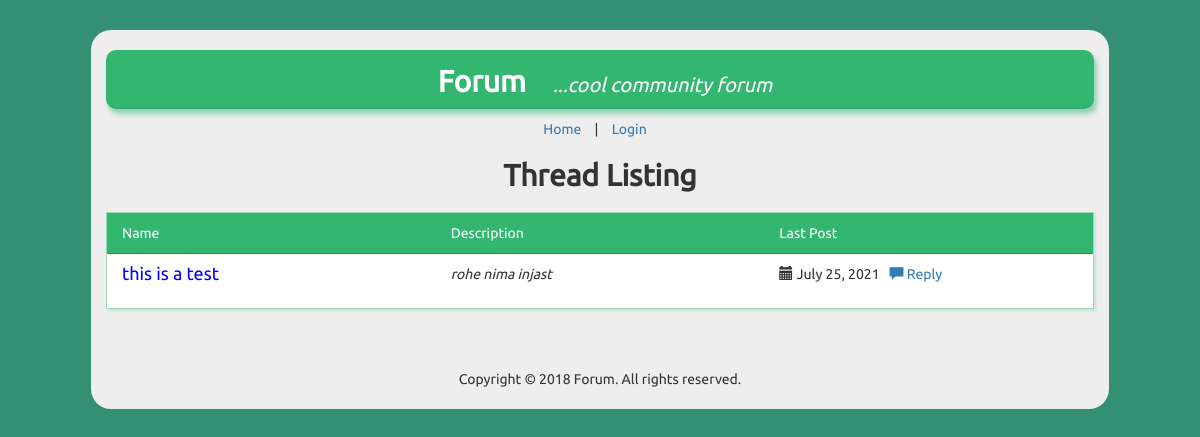
The page / on the database its author committed.
### forum/models.py (models this page shows)
class Thread(models.Model):
    title=models.CharField(max_length=50)
    description=models.CharField(max_length=100)
    date_created=models.DateField(auto_now_add=True)
    def get_latest_date(self):
        if self.reply_set.count() > 0:
             return self.reply_set.latest('date_created').date_created
        return self.date_created

class Reply(models.Model):
    thread=models.ForeignKey(Thread, on_delete=models.CASCADE)
    user=models.ForeignKey(User, on_delete=models.CASCADE)
    message=models.TextField()
    date_created=models.DateField(auto_now_add=True)

### forum/views.py (the view)
# urls.py: path('', views.index, name='index'),
def index(request):
    form = ThreadForm()
    threads = Thread.objects.all()
    context = {'form' : form, 'threads' : threads}
    return render(request, 'forum/index.html', context)

### forum/templates/forum/index.html (shortened to what this page needs)
{% extends 'user_profile/base.html' %}
{% block body %}
<div class="container">
    <div class="row">
        <div class="col-lg-12 col-lg-offset-0">
            <div class="logo">
                <div>
                    <a href="./">Forum</a>
                    <span class="tagline">...cool community forum</span>
                </div>
            </div>
            <div class="menu">
                <a href="/" class="m-item">Home</a> |
                {% if user.is_authenticated %}
                <a href="{% url 'profile' %}" class="m-item">Profile</a> |
                <a href="# " class="m-item">Logout</a>
                {% else %}
                <a href="./login.html" class="m-item">Login</a>
                {% endif %}
            </div>
            <div class="pageTitle">Thread Listing </div>
            <div class="row pad">
                <div class="col-lg-12">
                    <div class="panel panel-primary">
                        <div class="panel-heading">
                            <div class="row">
                                <div class="col-lg-4">Name</div>
                                <div class="col-lg-4">Description</div>
                                <div class="col-lg-4">Last Post</div>
                            </div>
                        </div>
                        {% for thread in threads %}
                        <div class="panel-body">
                            <div class="row">
                                <div class="col-lg-4">
                                    <h3 class="panel-title">
                                        <a href="{% url 'thread' thread.id %}" style="font-size: 18px;" class="blue">
                                            {{ thread.title }}
                                        </a>
                                    </h3>
                                </div>
                                <div class="col-lg-4">
                                    <p>
                                        <em>
                                            {{ thread.description }}
                                        </em>
                                    </p>
                                </div>
                                <div class="col-lg-4">
                                    <p>
                                        <i class="glyphicon glyphicon-calendar"></i>
                                        {{ thread.get_latest_date }} &nbsp;
                                        <a href="./thread.html#_reply">
                                            <i class="glyphicon glyphicon-comment"></i> Reply
                                        </a>
                                    </p>
                                </div>
                            </div>
                        </div>
                        {% endfor %}
                    </div>
                </div>
            </div>
            <footer>
                <div class="row">
                    <div class="col-lg-12">
                        <div class="center">
                            Copyright &copy; 2018 Forum. All rights reserved.
                        </div>
                    </div>
                </div>
            </footer>
        </div>
    </div>
</div>
{% endblock %}

### user_profile/static/css/styles.css (style rules this page uses)
body { background-color: rgba(29, 132, 99, 0.9); font-family: Ubuntu, verdana, georgia, serif, sans-serif; }
@media (min-width: 1200px) { div.container { width: 1018px; border-radius: 20px; background-color: #eee !important; } }
div.container { background-color: white; margin-top: 30px; padding-top: 20px; margin-bottom: 30px; }
a, a:hover, a:active, a:focus, a:visited { text-decoration: none; }
.blue { color: blue !important; }
div.logo { color: #2c3e50; }
div.logo > div { font-size: 30px; font-weight: bolder; padding-top: 10px; padding-left: 10px; padding-bottom: 5px; border-bottom: 1px solid rgba(51, 122, 183, .2); margin-bottom: 10px; background-color: rgb(51, 183, 112); color: white !important; box-shadow: 3px 5px 5px rgba(51, 183, 112, .5); border-radius: 10px; text-align: center; }
div.logo > div > a { color: white !important; }
span.tagline { font-size: 20px !important; font-weight: normal; font-style: italic; padding-left: 20px; }
div.pageTitle { font-size: 30px; font-weight: bolder; margin-bottom: 15px; text-align: center; }
.center { text-align: center !important; }
div.panel, .btn { border-radius: 0; }
footer { margin-top: 40px; margin-bottom: 20px; }
.pad { margin-top: 10px; }
div.panel-body { padding-top: 10px; }
.panel-primary > .panel-heading { border-radius: 0; background-color: rgb(51, 183, 112); }
.panel-primary { border-color: rgba(51, 183, 112, .5); box-shadow: 2px 2px 2px rgba(51, 183, 112, .2); }
.panel-title { margin-bottom: 10px; }
p { padding-bottom: 0px; margin-bottom: 5px; }
.m-item:first-of-type { padding-left: 0; }
.m-item { padding-left: 10px; padding-right: 10px; }
div.menu { text-align: center; margin-bottom: 15px; }

### rows shown on the page
Thread: title "this is a test", description "rohe nima injast", get_latest_date "July 25, 2021"
